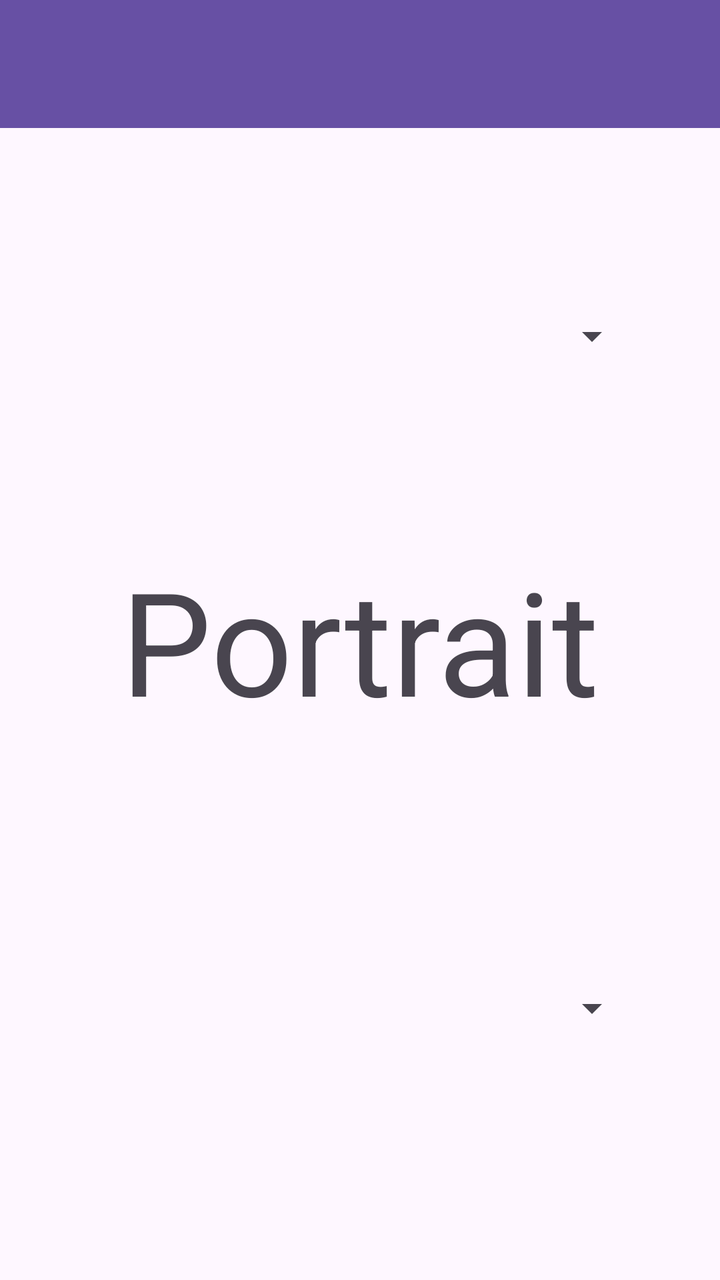
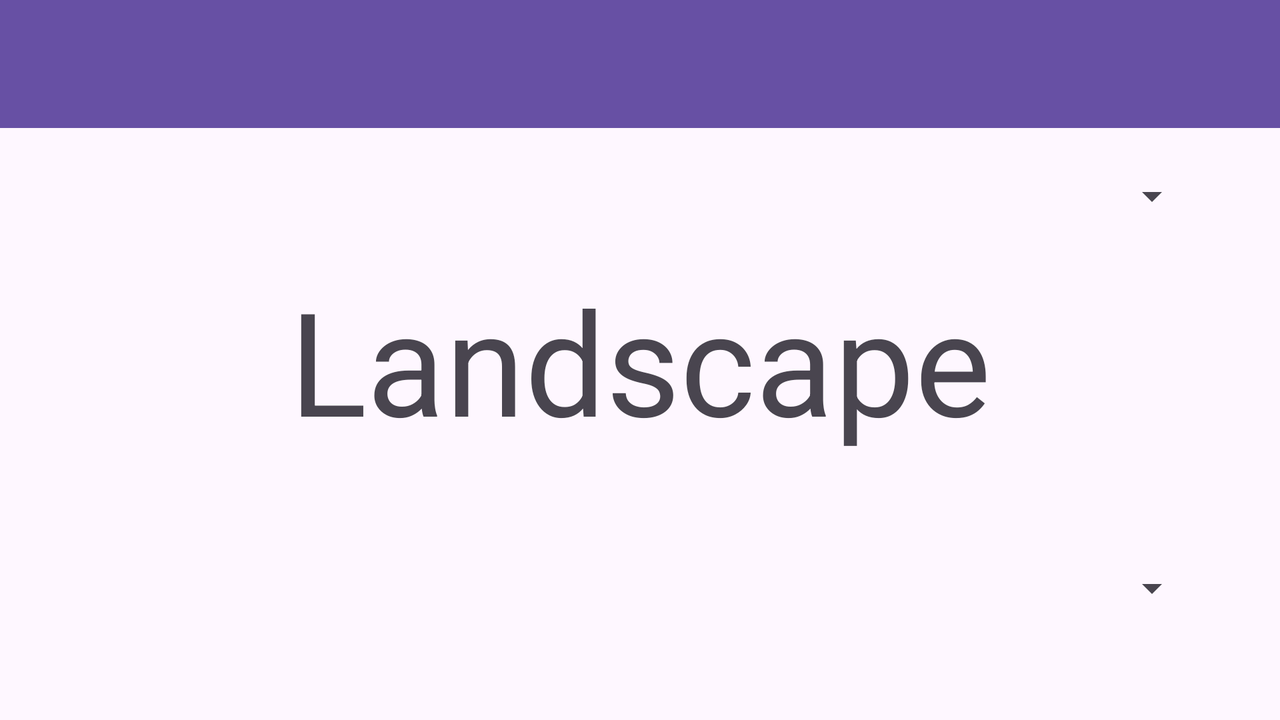

An Android layout and its configuration variant, each rendered on a device that would load it. The default file and the variant file are quoted in full after the pictures.
<!-- AndroidManifest.xml: application theme Theme.Lr_two -->
<!-- res/layout/activity_main.xml -->
<?xml version="1.0" encoding="utf-8"?>
<androidx.constraintlayout.widget.ConstraintLayout xmlns:android="http://schemas.android.com/apk/res/android"
    xmlns:app="http://schemas.android.com/apk/res-auto"
    xmlns:tools="http://schemas.android.com/tools"
    android:id="@+id/main"
    android:layout_width="match_parent"
    android:layout_height="match_parent"
    tools:context=".MainActivity">

    <TextView
        android:id="@+id/textView3"
        android:layout_width="wrap_content"
        android:layout_height="wrap_content"
        android:text="@string/portrait_key"
        android:textSize="72dp"
        app:layout_constraintBottom_toBottomOf="parent"
        app:layout_constraintEnd_toEndOf="parent"
        app:layout_constraintStart_toStartOf="parent"
        app:layout_constraintTop_toTopOf="parent" />

    <Spinner
        android:id="@+id/some_spinner"
        android:layout_width="0dp"
        android:layout_height="50dp"
        android:layout_marginStart="40dp"
        android:layout_marginEnd="40dp"
        android:textAlignment="center"
        app:layout_constraintBottom_toTopOf="@+id/textView3"
        app:layout_constraintEnd_toEndOf="parent"
        app:layout_constraintStart_toStartOf="parent"
        app:layout_constraintTop_toBottomOf="@+id/toolbar" />

    <Spinner
        android:id="@+id/not_some_spinner"
        android:layout_width="0dp"
        android:layout_height="50dp"
        android:layout_marginStart="40dp"
        android:layout_marginEnd="40dp"
        android:textAlignment="center"
        app:layout_constraintBottom_toBottomOf="parent"
        app:layout_constraintEnd_toEndOf="parent"
        app:layout_constraintStart_toStartOf="parent"
        app:layout_constraintTop_toBottomOf="@+id/textView3" />

    <androidx.appcompat.widget.Toolbar
        android:id="@+id/toolbar"
        android:layout_width="0dp"
        android:layout_height="wrap_content"
        android:background="?attr/colorPrimary"
        android:minHeight="?attr/actionBarSize"
        android:theme="?attr/actionBarTheme"
        app:layout_constraintEnd_toEndOf="parent"
        app:layout_constraintStart_toStartOf="parent"
        app:layout_constraintTop_toTopOf="parent" />

</androidx.constraintlayout.widget.ConstraintLayout>
<!-- resources referenced by this layout -->
<resources>
  <string name="portrait_key">Portrait</string>
  <style name="Theme.Lr_two" parent="Base.Theme.Lr_two" />
  <style name="Base.Theme.Lr_two" parent="Theme.Material3.DayNight.NoActionBar">
          
          
      </style>
</resources>
<!-- res/layout-land/activity_main.xml (the repository's variant of the layout above) -->
<!-- drawn on the phone turned sideways -->
<?xml version="1.0" encoding="utf-8"?>
<androidx.constraintlayout.widget.ConstraintLayout xmlns:android="http://schemas.android.com/apk/res/android"
    xmlns:app="http://schemas.android.com/apk/res-auto"
    xmlns:tools="http://schemas.android.com/tools"
    android:id="@+id/main"
    android:layout_width="match_parent"
    android:layout_height="match_parent"
    tools:context=".MainActivity">

    <TextView
        android:id="@+id/textView"
        android:layout_width="wrap_content"
        android:layout_height="wrap_content"
        android:text="@string/landscape_key"
        android:textSize="72sp"
        app:layout_constraintBottom_toBottomOf="parent"
        app:layout_constraintEnd_toEndOf="parent"
        app:layout_constraintStart_toStartOf="parent"
        app:layout_constraintTop_toTopOf="parent" />

    <Spinner
        android:id="@+id/some_spinner"
        android:layout_width="0dp"
        android:layout_height="50dp"
        android:layout_marginStart="40dp"
        android:layout_marginEnd="40dp"
        android:textAlignment="center"
        app:layout_constraintBottom_toTopOf="@+id/textView"
        app:layout_constraintEnd_toEndOf="parent"
        app:layout_constraintStart_toStartOf="parent"
        app:layout_constraintTop_toBottomOf="@+id/toolbar" />

    <Spinner
        android:id="@+id/not_some_spinner"
        android:layout_width="0dp"
        android:layout_height="50dp"
        android:layout_marginStart="40dp"
        android:layout_marginEnd="40dp"
        android:textAlignment="center"
        app:layout_constraintBottom_toBottomOf="parent"
        app:layout_constraintEnd_toEndOf="parent"
        app:layout_constraintStart_toStartOf="parent"
        app:layout_constraintTop_toBottomOf="@+id/textView" />

    <androidx.appcompat.widget.Toolbar
        android:id="@+id/toolbar"
        android:layout_width="0dp"
        android:layout_height="wrap_content"
        android:background="?attr/colorPrimary"
        android:minHeight="?attr/actionBarSize"
        android:theme="?attr/actionBarTheme"
        app:layout_constraintEnd_toEndOf="parent"
        app:layout_constraintStart_toStartOf="parent"
        app:layout_constraintTop_toTopOf="parent" />

</androidx.constraintlayout.widget.ConstraintLayout>
<!-- resources referenced by the variant -->
<!-- as the phone turned sideways resolves them -->
<resources>
  <string name="landscape_key">Landscape</string>
  <style name="Theme.Lr_two" parent="Base.Theme.Lr_two" />
  <style name="Base.Theme.Lr_two" parent="Theme.Material3.DayNight.NoActionBar">
          
          
      </style>
</resources>
